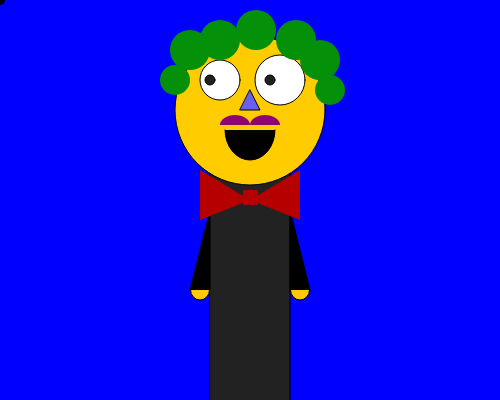
Frame 1 (no input)
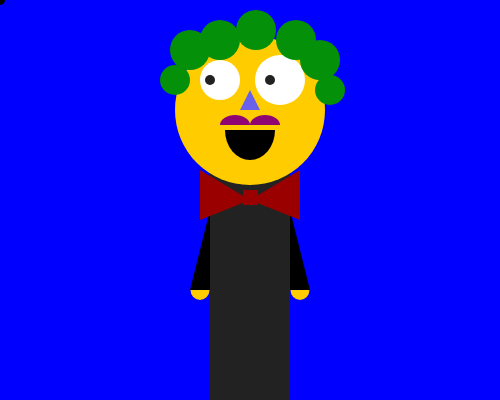
Frame 60 (no input)
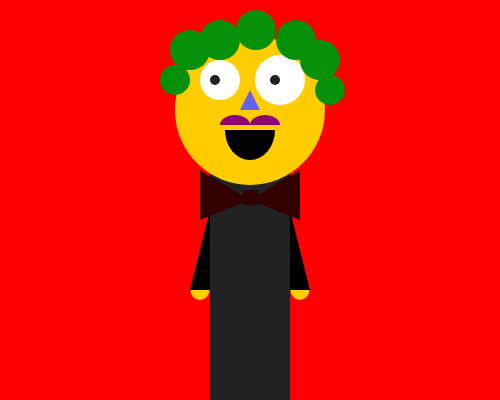
Frame 120 (the mouse pressed at the canvas centre since frame 60)

The p5.js sketch that drew these frames (run headless with seeded random() and noise() and a simulated clock; from frame 60 on, the mouse is pressed at the canvas centre):

// p5.js sketch
// ── sketch.js
var mouthX = 25;
var mouthY = 250;
var mouthW = 400;
var mouthH= 60;
var eye1X = 220;
var eye1Y = 80;
var eye2offset = 60;
var pupilOffset= 0;
var width = 500;
var height = 400;
var backgroundColor = 'blue';
var randNum = 0;
var mapX = 0;



function setup() {
    createCanvas(500,400);
    background(0,0,0);
    background(255,0,0);
    background(125);
    
    console.log("width:" + width + " "+ "height:" + height); 
   
   console.log(randNum);
}

function draw(){
  background(backgroundColor);
    //body
    fill('#222222')
rect(210, 140, 80, 300);
    //head
    fill(255, 204, 0)
     ellipse(250,110, 150, 150 );
   //arms
    fill(0,0,0);
  triangle(190, 290, 210, 210, 210, 290)
  triangle(310, 290, 290, 210, 290, 290)
   //hands
  fill(255,204,0)
    arc(300, 290, 19, 20,0,PI);
     fill(255,204,0)
    arc(200, 290, 19, 20,0,PI);
    
    //eye1
   
    mapX = map(mouseX, 0, width, -10, 0);
 //ellipse(random(width), random(height), 50, 50);
    fill(255)
    ellipse(eye1X,eye1Y,40,40);
    fill('#222222') 
    
    ellipse(eye1X + mapX, eye1Y + pupilOffset,10,10);
  
    //eye2
     fill(255) 
    ellipse(eye1X + eye2offset, eye1Y,50,50);
      fill('#222222')
   
     ellipse(eye1X + eye2offset + mapX,eye1Y + pupilOffset,10,10);

    //nose
    fill('#6960EC')
    triangle(eye1X + (eye2offset/2), 90, (eye1X + (eye2offset/2) + 10) , 110, (eye1X +(eye2offset/2)) -  10 , 110)
//    triangle(290, 180, 250, 200, 292, 210);
//  
    
    //mouth
    fill(0,0,0);
   
    arc(eye1X + (eye2offset/2), 130, 50, 60, 0, PI);
    stroke(125);
    strokeWeight(10);
    

     noStroke();
    //mouse cursor
    ellipse(mouseX, mouseY,10,10)
    
    //mustache
    fill('#900574')
    arc(eye1X + 15, eye1Y + 45 ,30, 20, PI, PI+PI)
    arc(eye1X + eye2offset -15, eye1Y + 45 ,30, 20, PI, PI+PI)
    
    //flashing bow tie
     randNum = random(255); //0-255
   fill(randNum,0,0);
       triangle(200, 170, 250, 200, 200, 220);
    triangle(300, 170, 250, 200, 300, 220);
      rect(243, 190, 15, 15);
    
   
    //hair
    fill('#059009')

     
    ellipse(296, 40, 40,40);
     ellipse(320, 60, 40,40);
     ellipse(330, 90, 30,30);
    
    ellipse(256, 30, 40,40);
        ellipse(220, 40, 40,40);
    ellipse(190, 50, 40,40);
   
    ellipse(175, 80, 30,30);
    
      
}

  
    
    function mousePressed(){
      backgroundColor = "red"
    }

function mouseReleased(){
    backgroundColor = "pink"
}
